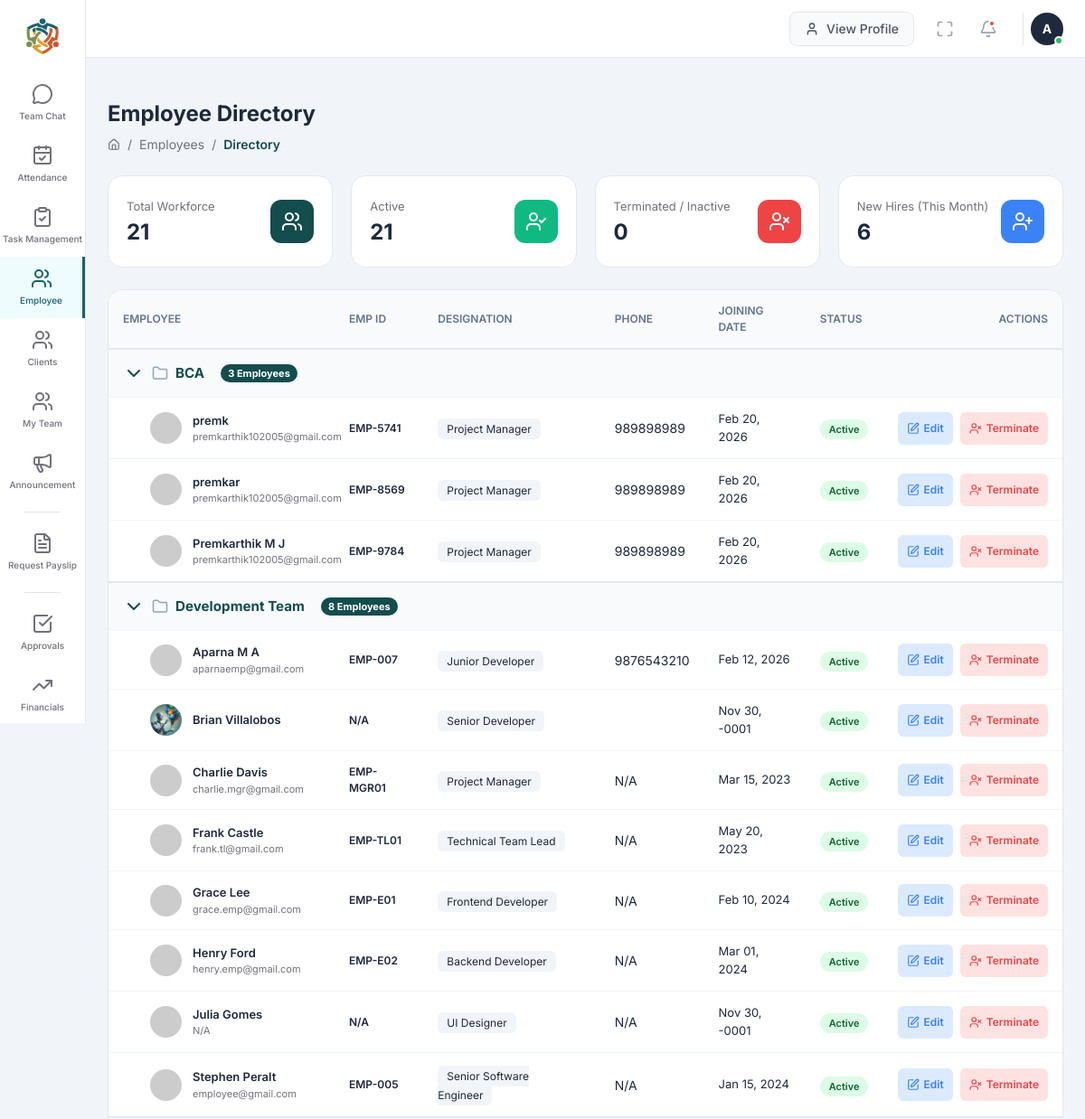
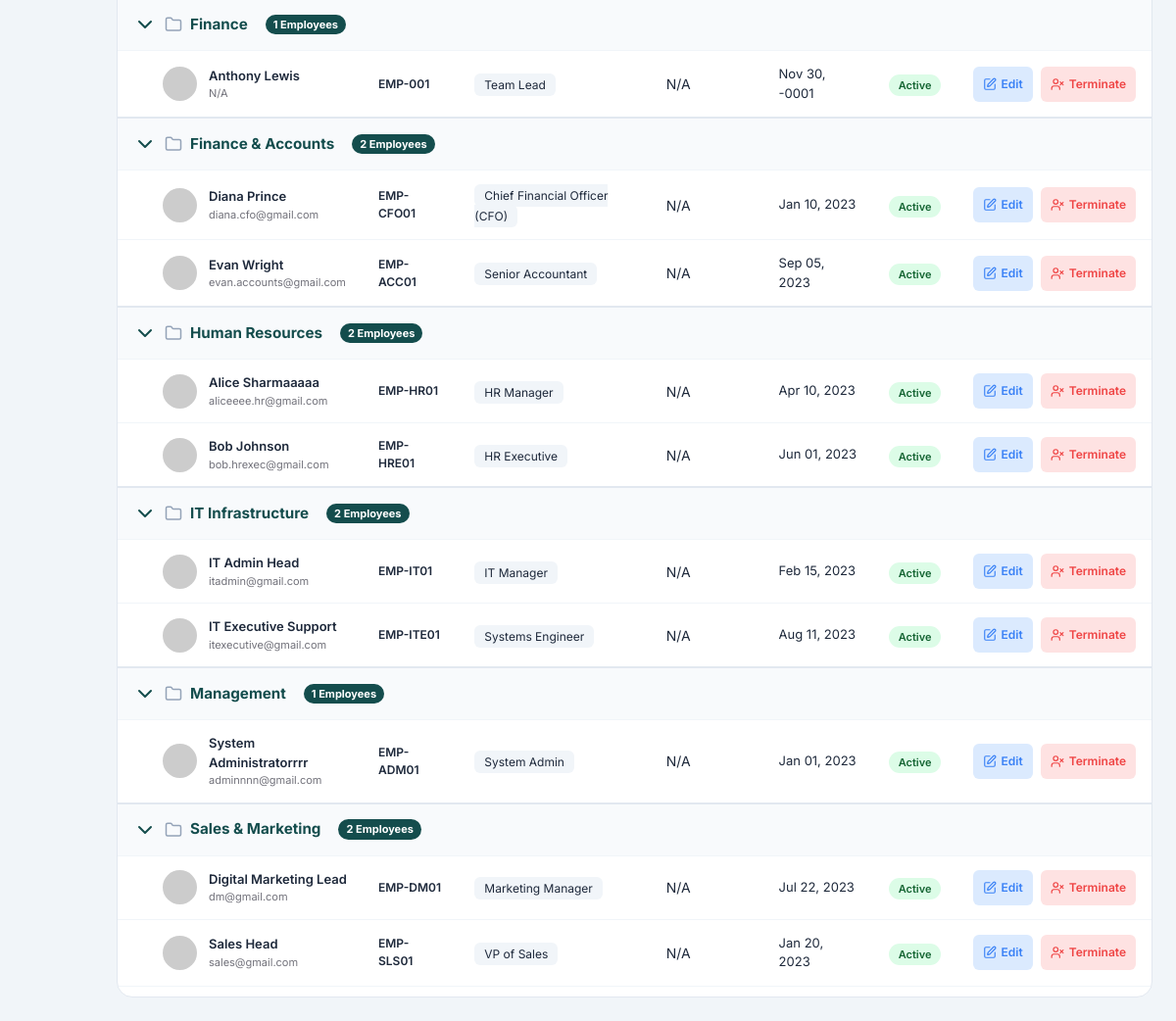
Page /employee_management.php (signed in) on the committed database (2 pictures, top to bottom).
### tables this page shows
CREATE TABLE `employee_profiles` (
  `id` int(11) NOT NULL,
  `user_id` int(11) DEFAULT NULL,
  `full_name` varchar(100) DEFAULT NULL,
  `designation` varchar(100) DEFAULT NULL,
  `department` varchar(50) DEFAULT 'Engineering Dept',
  `reporting_to` int(11) DEFAULT NULL,
  `manager_id` int(11) DEFAULT NULL,
  `experience_label` varchar(50) DEFAULT 'Fresher',
  `emp_id_code` varchar(20) DEFAULT NULL,
  `phone` varchar(20) DEFAULT NULL,
  `location` varchar(100) DEFAULT NULL,
  `dob` date DEFAULT NULL,
  `gender` enum('Male','Female','Other') DEFAULT 'Male',
  `marital_status` varchar(20) DEFAULT 'Single',
  `nationality` varchar(50) DEFAULT NULL,
  `joining_date` date DEFAULT NULL,
  `profile_img` varchar(255) DEFAULT NULL,
  `email` varchar(100) DEFAULT NULL,
  `emergency_contacts` longtext DEFAULT NULL CHECK (json_valid(`emergency_contacts`)),
  `family_info` longtext DEFAULT NULL CHECK (json_valid(`family_info`)),
  `experience_history` longtext DEFAULT NULL CHECK (json_valid(`experience_history`)),
  `education_history` longtext DEFAULT NULL CHECK (json_valid(`education_history`)),
  `bank_info` longtext DEFAULT NULL CHECK (json_valid(`bank_info`)),
  `storage_used_gb` decimal(10,2) DEFAULT 45.50,
  `storage_limit_gb` decimal(10,2) DEFAULT 100.00,
  `storage_docs_gb` decimal(10,2) DEFAULT 20.20,
  `storage_media_gb` decimal(10,2) DEFAULT 15.10,
  `storage_system_gb` decimal(10,2) DEFAULT 10.20,
  `last_password_change` timestamp NULL DEFAULT NULL,
  `status` enum('Active','Inactive') DEFAULT 'Active'
);

### employee_management.php (the view, shortened to what this page needs)
<?php
$sidebarPath = __DIR__ . '/sidebars.php';
require_once 'include/db_connect.php';
$departments = [];
$activeCount = 0;
$inactiveCount = 0;
$newHiresCount = 0;
$currentMonth = date('m');
$totalEmployees = 0;
$query = "SELECT * FROM employee_profiles ORDER BY department ASC, full_name ASC";
$result = mysqli_query($conn, $query);
if ($result && mysqli_num_rows($result) > 0) {
    while ($row = mysqli_fetch_assoc($result)) {
        $row['emp_id_display'] = $row['emp_id_code'] ?? 'N/A';
        $row['display_name'] = $row['full_name'] ?? 'Unknown';
        $row['status'] = $row['status'] ?? 'Active';
        $row['join_date'] = $row['joining_date'] ?? '0000-00-00';
        $dept = !empty($row['department']) ? $row['department'] : 'Unassigned';
        if ($row['status'] === 'Active') { $activeCount++; } else { $inactiveCount++; }
        if (!empty($row['join_date']) && $row['join_date'] !== '0000-00-00') {
            if (date('m', strtotime($row['join_date'])) == $currentMonth) { $newHiresCount++; }
        }
        if (!isset($departments[$dept])) {
            $departments[$dept] = [];
        }
        $departments[$dept][] = $row;
        $totalEmployees++;
    }
}
?>
<!DOCTYPE html>
<html lang="en">
<head>
</head>
<body>
    <?php if (file_exists($sidebarPath)) { include($sidebarPath); } ?>
    <div class="main-content" id="mainContent">
        <?php if (file_exists('header.php')) include 'header.php'; ?>
        <div class="page-header">
            <div class="header-title">
                <h1>Employee Directory</h1>
                <div class="breadcrumb">
                    <i data-lucide="home" style="width:14px; height:14px;"></i>
                    <span>/</span> <span>Employees</span> <span>/</span> <span style="font-weight:600; color: var(--primary);">Directory</span>
                </div>
            </div>
            </div>
        <div class="stats-grid">
            <div class="stat-card card-teal">
                <div class="stat-info"><span>Total Workforce</span><h3><?= $totalEmployees ?></h3></div>
                <div class="stat-icon-box"><i data-lucide="users"></i></div>
            </div>
            <div class="stat-card card-green">
                <div class="stat-info"><span>Active</span><h3><?= $activeCount ?></h3></div>
                <div class="stat-icon-box"><i data-lucide="user-check"></i></div>
            </div>
            <div class="stat-card card-red">
                <div class="stat-info"><span>Terminated / Inactive</span><h3><?= $inactiveCount ?></h3></div>
                <div class="stat-icon-box"><i data-lucide="user-x"></i></div>
            </div>
            <div class="stat-card card-blue">
                <div class="stat-info"><span>New Hires (This Month)</span><h3><?= $newHiresCount ?></h3></div>
                <div class="stat-icon-box"><i data-lucide="user-plus"></i></div>
            </div>
        </div>
        <div class="table-responsive">
            <table>
                <thead>
                    <tr>
                        <th style="width: 250px;">Employee</th>
                        <th>EMP ID</th>
                        <th>Designation</th>
                        <th>Phone</th>
                        <th>Joining Date</th>
                        <th>Status</th>
                        <th style="text-align: right;">Actions</th>
                    </tr>
                </thead>
                <tbody id="employeeTableBody">
                    <?php
                    $deptIndex = 0;
                    foreach($departments as $deptName => $emps):
                        $safeDeptId = "dept_" . $deptIndex;
                    ?>
                        <tr class="dept-header" onclick="toggleDept('<?= $safeDeptId ?>')">
                            <td colspan="7">
                                <div style="display: flex; align-items: center; gap: 8px;">
                                    <i data-lucide="chevron-right" class="dept-icon open" id="icon_<?= $safeDeptId ?>"></i>
                                    <i data-lucide="folder" style="width: 18px; color: #94a3b8;"></i>
                                    <?= htmlspecialchars($deptName) ?>
                                    <span style="background: var(--primary); color: white; padding: 2px 8px; border-radius: 12px; font-size: 11px; margin-left: 10px;">
                                        <?= count($emps) ?> Employees
                                    </span>
                                </div>
                            </td>
                        </tr>
                        <?php foreach($emps as $emp):
                            $imgSrc = !empty($emp['profile_img']) ? $emp['profile_img'] : "https://ui-avatars.com/api/?name=".urlencode($emp['display_name'])."&background=random";
                            if (!filter_var($imgSrc, FILTER_VALIDATE_URL) && strpos($imgSrc, 'ui-avatars') === false) {
                                $imgSrc = '../' . $imgSrc;
                            }
                        ?>
                        <tr class="emp-row <?= $safeDeptId ?>">
                            <td>
                                <div class="emp-profile" style="padding-left: 30px;">
                                    <img src="<?= htmlspecialchars($imgSrc) ?>" class="emp-img" alt="Profile">
                                    <div style="display: flex; flex-direction: column;">
                                        <span style="font-weight: 600; font-size: 13px;"><?= htmlspecialchars($emp['display_name']) ?></span>
                                        <span style="font-size: 11px; color: var(--text-muted);"><?= htmlspecialchars($emp['email'] ?? 'N/A') ?></span>
                                    </div>
                                </div>
                            </td>
                            <td style="font-weight:600; font-size: 12px;"><?= htmlspecialchars($emp['emp_id_display']) ?></td>
                            <td><span style="background:#f1f5f9; padding:4px 10px; border-radius:6px; font-size:12px;"><?= htmlspecialchars($emp['designation']) ?></span></td>
                            <td><?= htmlspecialchars($emp['phone'] ?? 'N/A') ?></td>
                            <td style="font-size: 13px;"><?= date('M d, Y', strtotime($emp['join_date'])) ?></td>
                            <td>
                                <span class="status-badge <?= $emp['status'] == 'Active' ? 'status-active' : 'status-inactive' ?>">
                                    <?= htmlspecialchars($emp['status']) ?>
                                </span>
                            </td>
                            <td>
                                <div style="display:flex; gap:8px; justify-content: flex-end;">
                                    <button class="btn-edit" onclick='openEditModal(<?= htmlspecialchars(json_encode($emp), ENT_QUOTES, "UTF-8") ?>)'>
                                        <i data-lucide="edit" style="width:14px;"></i> Edit
                                    </button>
                                    <?php if($emp['status'] == 'Active'): ?>
                                    <button class="btn-terminate" onclick="terminateEmployee(<?= intval($emp['id']) ?>, '<?= htmlspecialchars(addslashes($emp['display_name'])) ?>')">
                                        <i data-lucide="user-x" style="width:14px;"></i> Terminate
                                    </button>
                                    <?php else: ?>
                                    <button class="btn-terminate" style="background:#f1f5f9; color:#94a3b8; cursor:not-allowed;" disabled>
                                        Terminated
                                    </button>
                                    <?php endif; ?>
                                </div>
                            </td>
                        </tr>
                        <?php endforeach; ?>
                    <?php
                        $deptIndex++;
                    endforeach;
                    ?>
                </tbody>
            </table>
        </div>
    </div>
</body>
</html>

### employee_management.php (style rules this page uses)
:root { --primary: #144d4d; --text-main: #1e293b; --text-muted: #64748b; --border: #e2e8f0; --bg-body: #f1f5f9; --white: #ffffff; }
body { font-family: 'Inter', sans-serif; background-color: var(--bg-body); margin: 0; color: var(--text-main); }
.main-content { margin-left: 95px; padding: 24px; min-height: 100vh; }
.page-header { display: flex; justify-content: space-between; align-items: center; margin-bottom: 24px; }
.header-title h1 { font-size: 1.5rem; font-weight: 700; margin: 0; }
.breadcrumb { display: flex; align-items: center; font-size: 0.875rem; color: var(--text-muted); gap: 8px; margin-top: 5px; }
.stats-grid { display: grid; grid-template-columns: repeat(auto-fit, minmax(240px, 1fr)); gap: 20px; margin-bottom: 24px; }
.stat-card { background: white; border-radius: 16px; padding: 20px; border: 1px solid var(--border); display: flex; align-items: center; justify-content: space-between; }
.stat-icon-box { width: 48px; height: 48px; border-radius: 12px; display: flex; align-items: center; justify-content: center; color: white; font-size: 20px; }
.stat-info h3 { font-size: 24px; font-weight: 700; margin: 0; }
.stat-info span { font-size: 13px; color: var(--text-muted); }
.card-teal .stat-icon-box { background: var(--primary); }
.card-green .stat-icon-box { background: #10b981; }
.card-red .stat-icon-box { background: #ef4444; }
.card-blue .stat-icon-box { background: #3b82f6; }
.table-responsive { overflow-x: auto; background: white; border-radius: 16px; border: 1px solid var(--border); padding-bottom: 10px; }
table { width: 100%; border-collapse: collapse; min-width: 1000px; }
thead { background: #f8fafc; border-bottom: 1px solid var(--border); }
th { text-align: left; padding: 14px 16px; font-size: 0.75rem; font-weight: 600; color: #64748b; text-transform: uppercase; }
td { padding: 14px 16px; font-size: 0.875rem; border-bottom: 1px solid #f1f5f9; vertical-align: middle; }
.dept-header { background: #f8fafc; cursor: pointer; border-top: 2px solid var(--border); transition: background 0.2s; }
.dept-header td { font-weight: 700; font-size: 0.95rem; color: var(--primary); }
.dept-icon { transition: transform 0.3s ease; }
.dept-icon.open { transform: rotate(90deg); }
.emp-row { display: table-row; }
.emp-profile { display: flex; align-items: center; gap: 12px; }
.emp-img { width: 35px; height: 35px; border-radius: 50%; object-fit: cover; }
.status-badge { padding: 4px 10px; border-radius: 20px; font-size: 11px; font-weight: 600; }
.status-active { background: #dcfce7; color: #166534; }
.btn-terminate { color: #ef4444; background: #fee2e2; padding: 6px 10px; border-radius: 6px; font-size: 12px; font-weight: 600; border: none; cursor: pointer; display: flex; align-items: center; gap: 5px; }
.btn-edit { color: #3b82f6; background: #dbeafe; padding: 6px 10px; border-radius: 6px; font-size: 12px; font-weight: 600; border: none; cursor: pointer; display: flex; align-items: center; gap: 5px; }

### sidebars.php (style rules this page uses)
:root { --primary-sidebar-width: 95px; --secondary-sidebar-width: 220px; --active-bg: #f4f4f5; --border-color: #e4e4e7; --text-muted: #71717a; }

### rows in the picture
employee_profiles: full_name "premk", email "premkarthik102005@gmail.com", emp_id_code "EMP-5741", designation "Project Manager", phone "989898989", joining_date "Feb 20, 2026", status "Active"
employee_profiles: full_name "premkar", email "premkarthik102005@gmail.com", emp_id_code "EMP-8569", designation "Project Manager", phone "989898989", joining_date "Feb 20, 2026", status "Active"
employee_profiles: full_name "Premkarthik M J", email "premkarthik102005@gmail.com", emp_id_code "EMP-9784", designation "Project Manager", phone "989898989", joining_date "Feb 20, 2026", status "Active"
employee_profiles: full_name "Aparna M A", email "aparnaemp@gmail.com", emp_id_code "EMP-007", designation "Junior Developer", phone "9876543210", joining_date "Feb 12, 2026", status "Active"
employee_profiles: shows a picture, full_name "Brian Villalobos", emp_id_display "N/A", designation "Senior Developer", dob "Nov 30, -0001", status "Active"
employee_profiles: full_name "Charlie Davis", email "charlie.mgr@gmail.com", emp_id_code "EMP-MGR01", designation "Project Manager", phone "N/A", joining_date "Mar 15, 2023", status "Active"
employee_profiles: full_name "Frank Castle", email "frank.tl@gmail.com", emp_id_code "EMP-TL01", designation "Technical Team Lead", phone "N/A", joining_date "May 20, 2023", status "Active"
employee_profiles: full_name "Grace Lee", email "grace.emp@gmail.com", emp_id_code "EMP-E01", designation "Frontend Developer", phone "N/A", joining_date "Feb 10, 2024", status "Active"
employee_profiles: full_name "Henry Ford", email "henry.emp@gmail.com", emp_id_code "EMP-E02", designation "Backend Developer", phone "N/A", joining_date "Mar 01, 2024", status "Active"
employee_profiles: full_name "Julia Gomes", email "N/A", emp_id_display "N/A", designation "UI Designer", phone "N/A", join_date "Nov 30, -0001", status "Active"
employee_profiles: full_name "Stephen Peralt", email "employee@gmail.com", emp_id_code "EMP-005", designation "Senior Software Engineer", phone "N/A", joining_date "Jan 15, 2024", status "Active"
employee_profiles: full_name "Anthony Lewis", email "N/A", emp_id_code "EMP-001", designation "Team Lead", phone "N/A", join_date "Nov 30, -0001", status "Active"
employee_profiles: full_name "Diana Prince", email "diana.cfo@gmail.com", emp_id_code "EMP-CFO01", designation "Chief Financial Officer (CFO)", phone "N/A", joining_date "Jan 10, 2023", status "Active"
employee_profiles: full_name "Evan Wright", email "evan.accounts@gmail.com", emp_id_code "EMP-ACC01", designation "Senior Accountant", phone "N/A", joining_date "Sep 05, 2023", status "Active"
employee_profiles: full_name "Alice Sharmaaaaa", email "aliceeee.hr@gmail.com", emp_id_code "EMP-HR01", designation "HR Manager", phone "N/A", joining_date "Apr 10, 2023", status "Active"
employee_profiles: full_name "Bob Johnson", email "bob.hrexec@gmail.com", emp_id_code "EMP-HRE01", designation "HR Executive", phone "N/A", joining_date "Jun 01, 2023", status "Active"
employee_profiles: full_name "IT Admin Head", email "itadmin@gmail.com", emp_id_code "EMP-IT01", designation "IT Manager", phone "N/A", joining_date "Feb 15, 2023", status "Active"
employee_profiles: full_name "IT Executive Support", email "itexecutive@gmail.com", emp_id_code "EMP-ITE01", designation "Systems Engineer", phone "N/A", joining_date "Aug 11, 2023", status "Active"
employee_profiles: full_name "System Administratorrrr", email "adminnnn@gmail.com", emp_id_code "EMP-ADM01", designation "System Admin", phone "N/A", joining_date "Jan 01, 2023", status "Active"
employee_profiles: full_name "Digital Marketing Lead", email "dm@gmail.com", emp_id_code "EMP-DM01", designation "Marketing Manager", phone "N/A", joining_date "Jul 22, 2023", status "Active"
employee_profiles: full_name "Sales Head", email "sales@gmail.com", emp_id_code "EMP-SLS01", designation "VP of Sales", phone "N/A", joining_date "Jan 20, 2023", status "Active"

### other values in the picture
$item['name'] "Team Chat"
$item['name'] "Attendance"
$item['name'] "Task Management"
$item['name'] "Employee"
$item['name'] "Clients"
$item['name'] "My Team"
$item['name'] "Announcement"
$item['name'] "Request Payslip"
$item['name'] "Approvals"
$item['name'] "Financials"
substr($display_name, 0, 1) "A"
$totalEmployees "21"
$activeCount "21"
$inactiveCount "0"
$newHiresCount "6"
